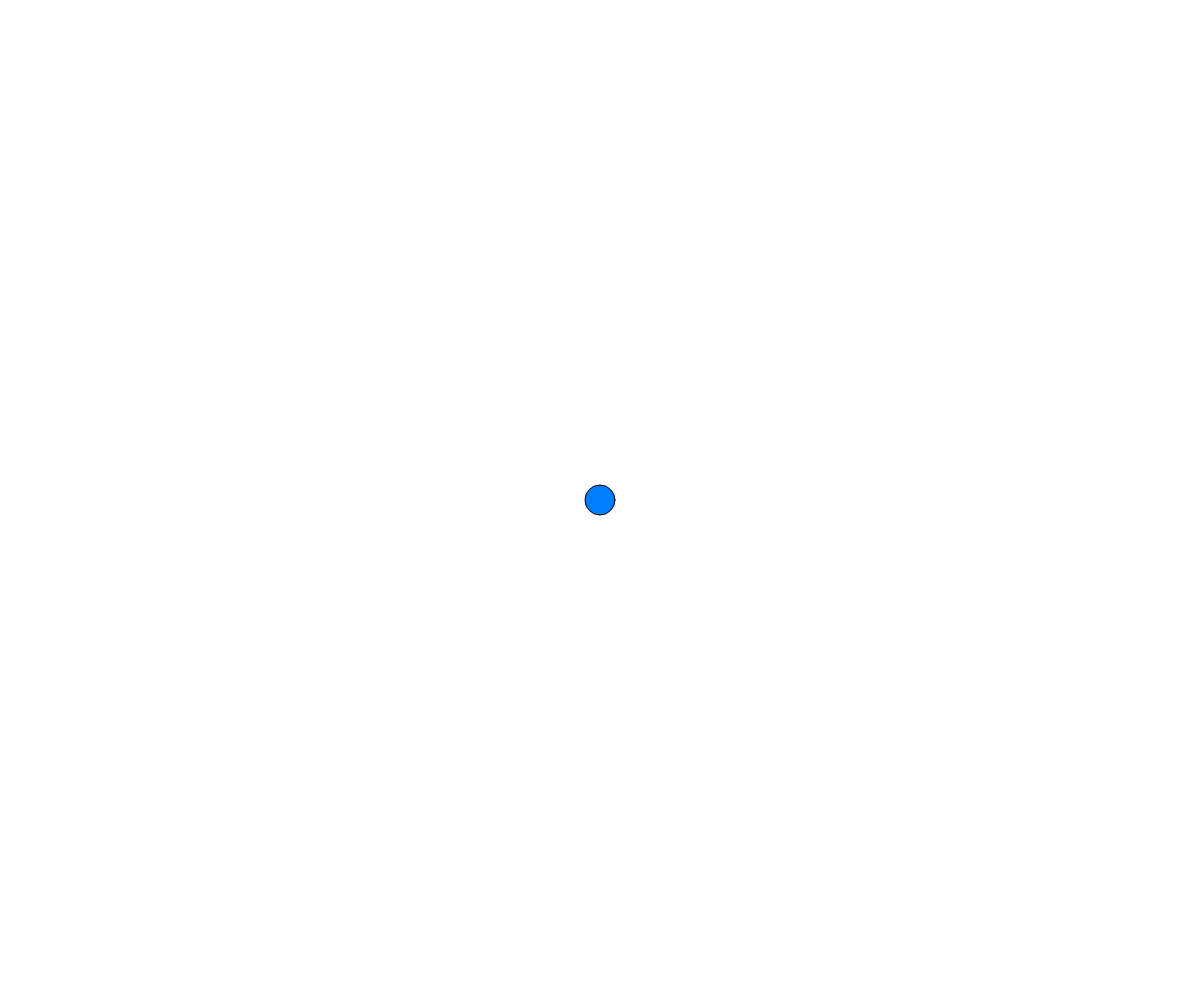
Frame 1 (no input)
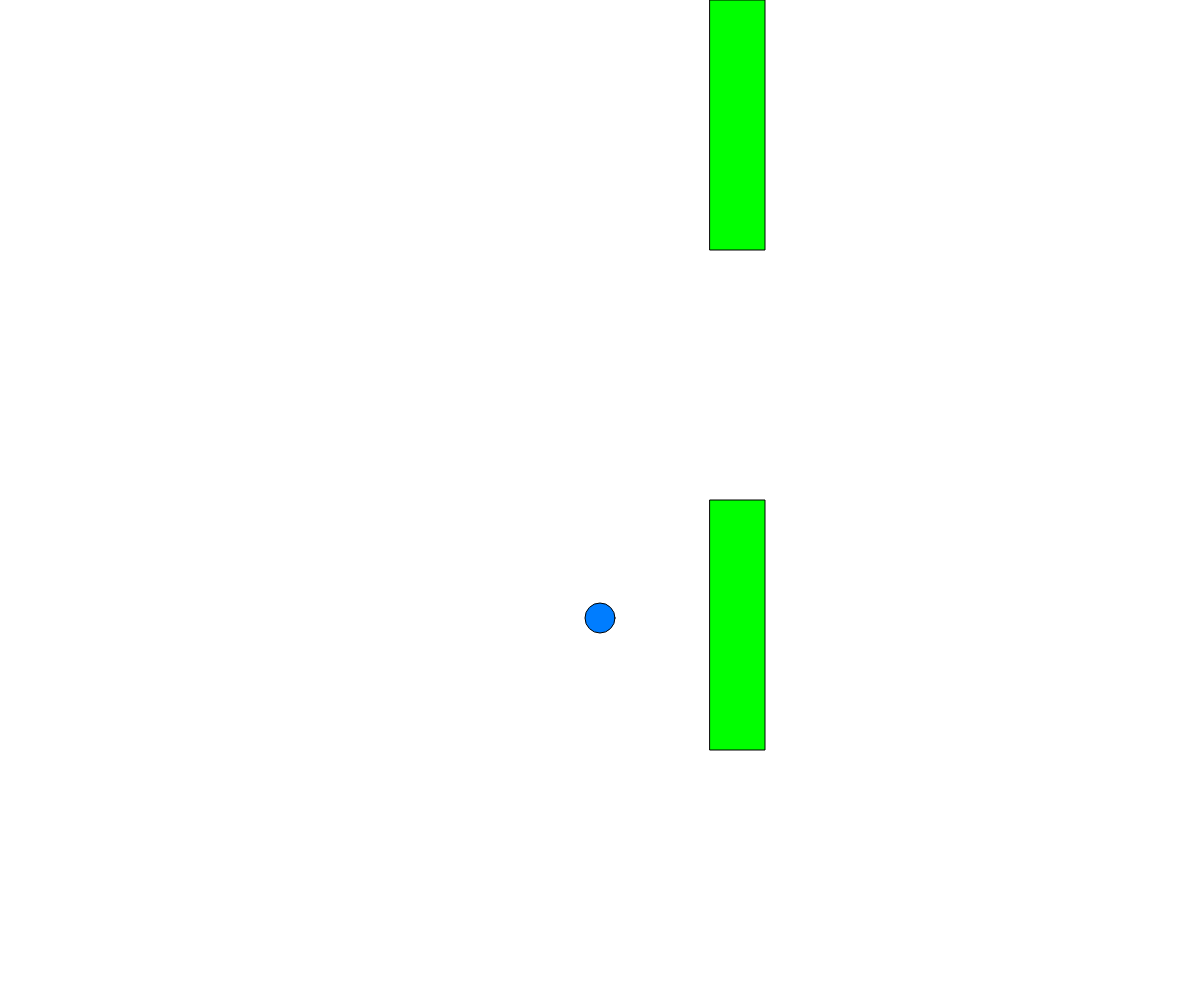
Frame 60 (no input)
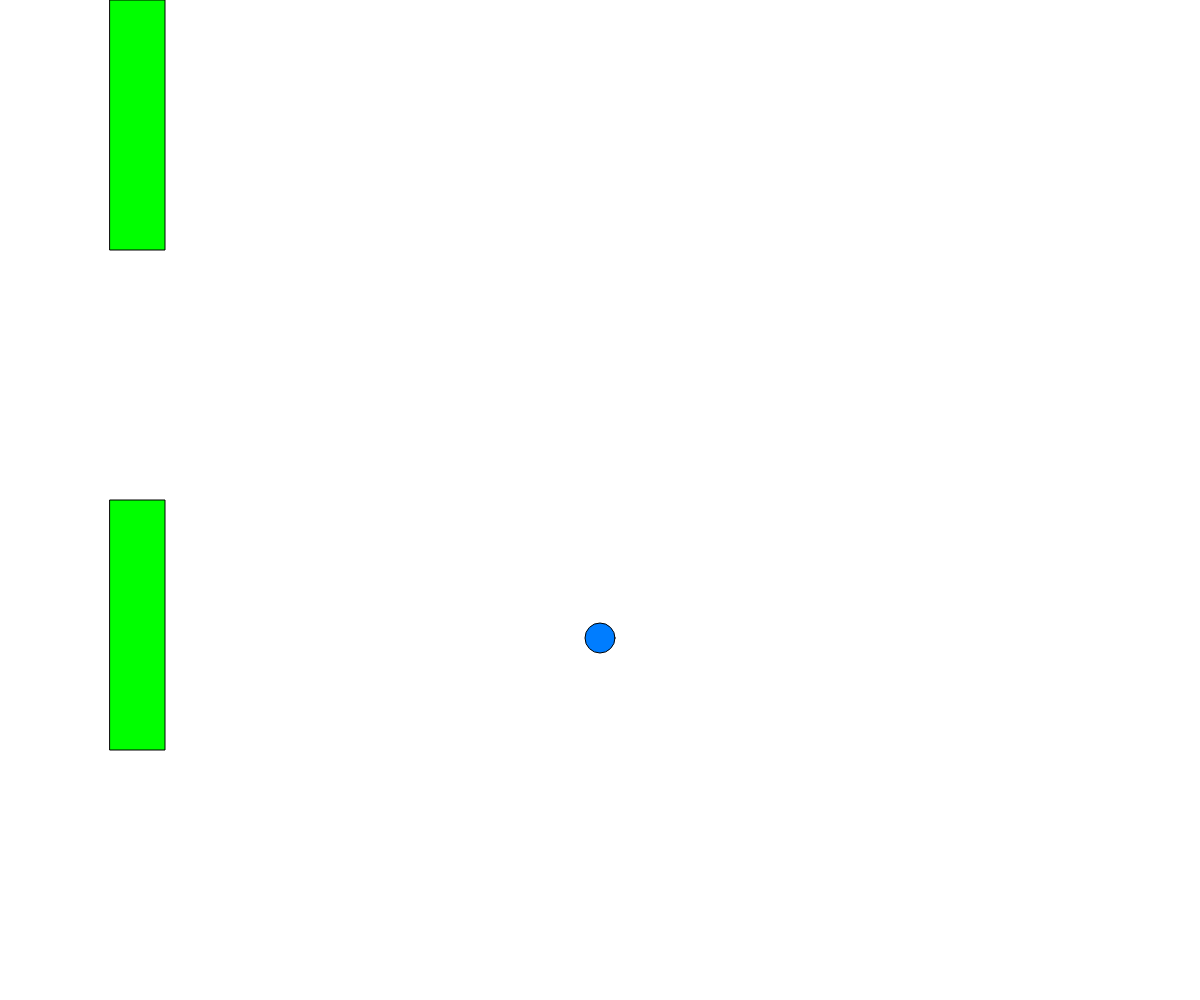
Frame 120 (the mouse pressed at the canvas centre since frame 60)

The p5.js sketch that drew these frames (run headless with seeded random() and noise() and a simulated clock; from frame 60 on, the mouse is pressed at the canvas centre):

// p5.js sketch
// ── sketch.js
//Project Name: Flappy Swoop
/*If your IDE supports linting see the .jshintrc document
in the project root folder for linting options*/

var bird
var pipe
var jumping = false;

function setup() {
  createCanvas(windowWidth, windowHeight);

  bird = new Bird();
  pipe = new Pipes();
}

function draw() {
  background(255);
  bird.display();
  pipe.display();
  pipe.drop();

  if (!jumping){
    bird.drop();


  }
}

function mousePressed() {
  jumping = true;
  bird.up();
  jumping = false;

}

// ── Bird.js
class Bird {

  constructor() {
    this.r = 15; //radius
    this.x = windowWidth/2;  //so bird is in the middle
    this.y = windowHeight/2; // start above the window
    this.speed = 2;
    this.jump = 100;
    this.birdColor = color(50, 100, 150); //blue-ish
  }

  drop() {
    this.y += this.speed; //falling
  }

  up() {
    this.y -= this.jump;
  }

  display() { //draw the catcher
    stroke(0);
    fill(0, 125, 255);
    circle(this.x, this.y, this.r*2);

  }
}

// ── Levels.js


class Levels {

  constructor(){
      this.x = 2;
      this.levelSide = 300;
  }


  display() {
    stroke(0);
    fill(255, 255, 0);
    textSize(80);
    rect(screen.width/4 - this.levelSide/2, 300, this.levelSide, this.levelSide); //top pipe
    rect(screen.width/2 - this.levelSide/2, 300, this.levelSide, this.levelSide);
    rect(screen.width/4 * 3 - this.levelSide/2, 300, this.levelSide, this.levelSide); //top pipe

    fill(0, 0, 0);

    text("Type 1, 2, or 3 to select level", 30, 150);

    text("1", screen.width/4 - 30, this.levelSide + 180);
    text("2", screen.width/2 - 30, this.levelSide + 180);
    text("3", screen.width/4*3 - 30, this.levelSide + 180);
  }
}

// ── Pipes.js
class Pipes {

  constructor() {
    this.x = windowWidth + 100;
    this.y = windowHeight + 100;
    this.speed = 10;
  }

  drop() {
    this.x -= this.speed; //falling
  }

  display() { //draw the catcher
    stroke(0);
    fill(0, 255, 0);
    rect(this.x, 500, 55, 250);
    rect(this.x, 0, 55, 250);

  }
}

// ── Timer.js
class Timer {

  constructor(timeReceived){
      this.setTime = timeReceived;
      this.startTime = 0;

  }

  start(){
      this.startTime = millis();
  }

  isFinished() {
      let passedTime = millis() - this.startTime;
      if (passedTime > this.setTime)
          return true;
      else
          return false;
  }
}
